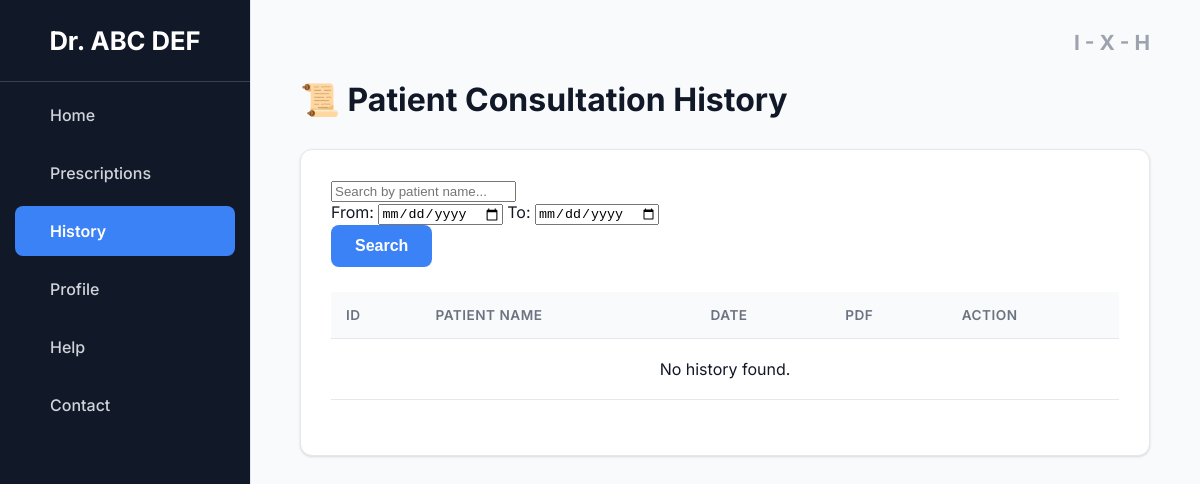
The page /history/ (signed in) on the database as committed earlier.
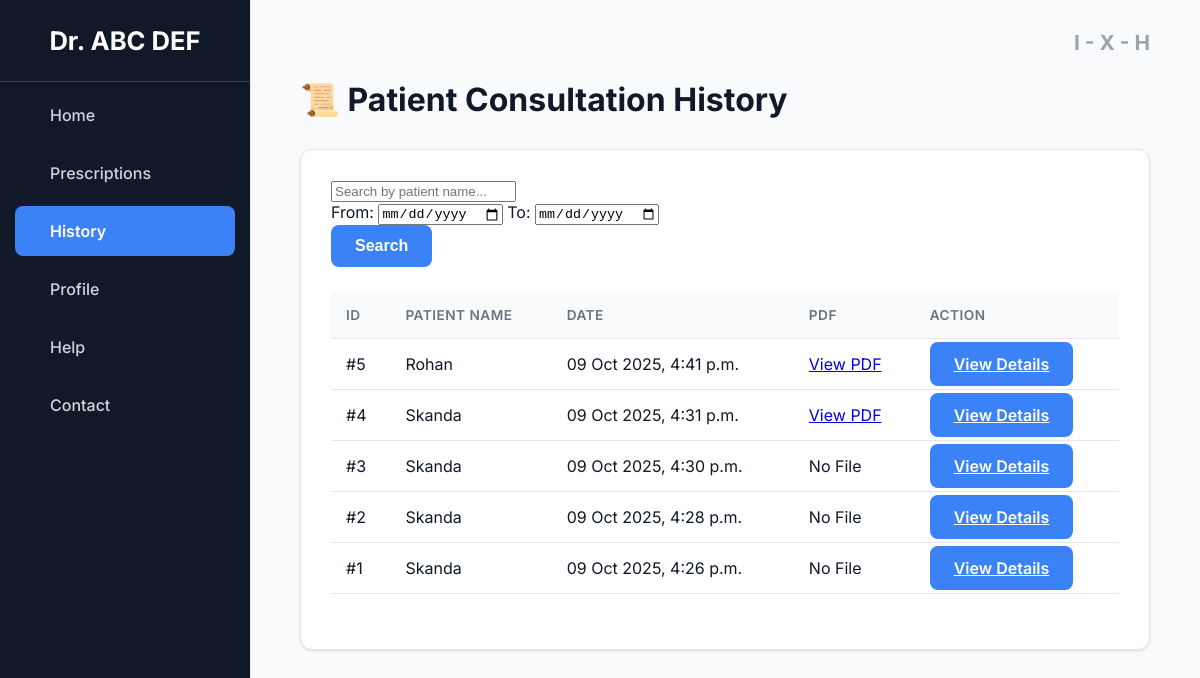
The same page on the database as committed later.
### home/models.py (models this page shows, shortened)
class Prescription(models.Model):
    patient = models.ForeignKey(
        Patient, on_delete=models.CASCADE, related_name='prescriptions')
    doctor = models.ForeignKey(
        Doctor, on_delete=models.SET_NULL, null=True, blank=True)
    symptoms = models.ManyToManyField(Symptom, blank=True)
    medicines = models.ManyToManyField(Medicine, blank=True)
    blood_pressure = models.CharField(max_length=20, blank=True)
    transcribed_text = models.TextField(blank=True)
    prescription_file = models.FileField(upload_to='prescriptions/', blank=True, null=True)
    date_created = models.DateTimeField(auto_now_add=True)
    is_verified = models.BooleanField(default=False)
    verified_at = models.DateTimeField(null=True, blank=True)
    audio_recording = models.FileField(upload_to='audio_recordings/', blank=True, null=True)
    transcript_file = models.FileField(upload_to='transcripts/', blank=True, null=True)

class Patient(models.Model):
    name = models.CharField(max_length=100)
    phone = models.CharField(max_length=15, blank=True)
    age = models.PositiveIntegerField(null=True, blank=True)
    gender = models.CharField(max_length=10, blank=True)
    blood_group = models.CharField(max_length=5, blank=True)
    weight = models.DecimalField(
        max_digits=5, decimal_places=2, null=True, blank=True)
    date_created = models.DateTimeField(auto_now_add=True)

### home/views.py (the view)
# urls.py: path('history/', views.history, name='history'),
@login_required
def history(request):
    all_prescriptions = Prescription.objects.all().order_by('-date_created')
    return render(request, 'history.html', {'prescriptions': all_prescriptions})

### templates/history.html (shortened to what this page needs)
{% extends 'base.html' %}
{% block content %}
<header class="page-header">
  <h1>📜 Patient Consultation History</h1>
</header>
<div class="card">
  <div class="filter-container">
    <input type="text" placeholder="Search by patient name..." class="filter-search">
    <div class="filter-dates">
      <label for="startDate">From:</label>
      <input type="date" id="startDate" name="startDate">
      <label for="endDate">To:</label>
      <input type="date" id="endDate" name="endDate">
    </div>
    <button class="btn">Search</button>
  </div>
  <table class="history-table">
    <thead>
      <tr>
        <th>ID</th>
        <th>Patient Name</th>
        <th>Date</th>
        <th>PDF</th>
        <th>Action</th>
      </tr>
    </thead>
    <tbody>
      {% for prescription in prescriptions %}
      <tr>
        <td>#{{ prescription.id }}</td>
        <td>{{ prescription.patient.name }}</td>
        <td>{{ prescription.date_created|date:"d M Y, P" }}</td>
        <td>
          {% if prescription.prescription_file %}
            <a href="{{ prescription.prescription_file.url }}" target="_blank">View PDF</a>
          {% else %}
            No File
          {% endif %}
        </td>
        <td><a href="#" class="btn btn-small">View Details</a></td>
      </tr>
      {% empty %}
      <tr>
        <td colspan="5" style="text-align: center; padding: 20px;">No history found.</td>
      </tr>
      {% endfor %}
    </tbody>
  </table>
</div>
{% endblock %}

Rows that differ between the two databases and show on the page:
added Prescription: id "5", patient.name "Rohan", date_created "09 Oct 2025, 4:41 p.m."
added Prescription: id "4", patient.name "Skanda", date_created "09 Oct 2025, 4:31 p.m."
added Prescription: id "3", patient.name "Skanda", date_created "09 Oct 2025, 4:30 p.m.", prescription_file "No File"
added Prescription: id "2", patient.name "Skanda", date_created "09 Oct 2025, 4:28 p.m.", prescription_file "No File"
added Prescription: id "1", patient.name "Skanda", date_created "09 Oct 2025, 4:26 p.m.", prescription_file "No File"
Other text that changed with them:
text no longer shown: "No history found."
